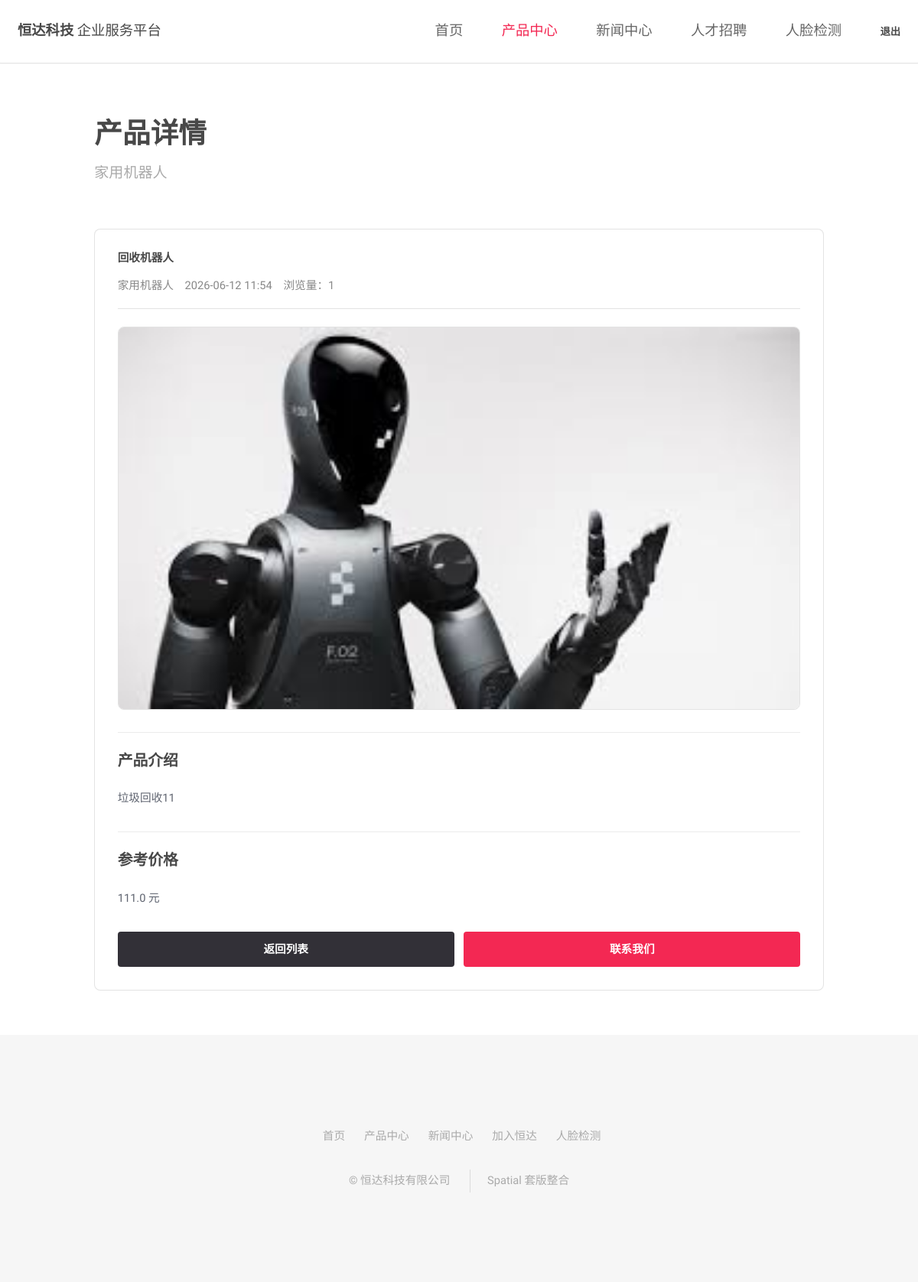
The app's page /productdetail/3/ (signed in) with its own data.
### app/models.py (models this page shows, shortened)
class Product(models.Model):
    PRODUCTS_CHOICES = (
        ("家用机器人", "家用机器人"),
        ("智能监控机器人", "智能监控机器人"),
        ("工业机器人", "工业机器人"),
    )
    title = models.CharField(max_length=50, verbose_name="产品标题")
    description = models.TextField(verbose_name="产品详情描述")
    productType = models.CharField(
        choices=PRODUCTS_CHOICES,
        max_length=50,
        verbose_name="产品类型",
    )
    price = models.DecimalField(
        max_digits=7,
        decimal_places=1,
        blank=True,
        null=True,
        verbose_name="产品价格",
    )
    publishDate = models.DateTimeField(max_length=20, default=timezone.now, verbose_name="发布时间")
    views = models.PositiveIntegerField("浏览量", default=0)
    class Meta:
        verbose_name = "产品"
        verbose_name_plural = "产品"
        ordering = ("-publishDate",)

class ProductImg(models.Model):
    product = models.ForeignKey(
        Product,
        related_name="productImgs",
        verbose_name="产品",
        on_delete=models.CASCADE,
    )
    photo = models.ImageField(upload_to="Product/", blank=True, verbose_name="产品图片")
    class Meta:
        verbose_name = "产品图片"
        verbose_name_plural = "产品图片"

### app/views.py (the view)
# urls.py: path("productdetail/<int:product_id>/", views.product_detail, name="productDetail"),
@member_login_required
def product_detail(request, product_id):
    product = get_object_or_404(
        Product.objects.prefetch_related("productImgs"),
        id=product_id,
    )
    Product.objects.filter(id=product.id).update(views=product.views + 1)
    product.views += 1
    product_slug = next(
        (slug for slug, name in PRODUCT_CATEGORY_MAP.items() if name == product.productType),
        "robot",
    )
    return render(
        request,
        "productDetail.html",
        {
            "active_menu": "products",
            "sub_menu": product_slug,
            "product": product,
            "product_slug": product_slug,
        },
    )

### app/views.py (called while the page is built)
def member_login_required(view_func):
    @wraps(view_func)
    def wrapper(request, *args, **kwargs):
        if not request.session.get("member_id"):
            return redirect("app:login")
        return view_func(request, *args, **kwargs)
    return wrapper

### templates/productDetail.html (shortened to what this page needs)
{% extends 'based.html' %}
{% block page_heading %}产品详情{% endblock %}
{% block page_subtitle %}{{ product.productType }}{% endblock %}
{% block content %}
    <article class="content-card product-detail">
        <header>
            <h1>{{ product.title }}</h1>
            <div class="article-meta">
                <span>{{ product.productType }}</span>
                <time>{{ product.publishDate|date:"Y-m-d H:i" }}</time>
                <span>浏览量：{{ product.views }}</span>
            </div>
        </header>
        <div class="product-gallery">
            {% for img in product.productImgs.all %}
                {% if img.photo %}
                    <img src="{{ img.photo.url }}" alt="{{ product.title }}">
                {% endif %}
            {% empty %}
                <div class="product-placeholder large">暂无图片</div>
            {% endfor %}
        </div>
        <section class="product-detail-section">
            <h3>产品介绍</h3>
            <div class="article-body">
                {{ product.description|linebreaks }}
            </div>
        </section>
        <section class="product-detail-section">
            <h3>参考价格</h3>
            <p>
                {% if product.price %}
                    {{ product.price }} 元
                {% else %}
                    面议
                {% endif %}
            </p>
        </section>
        <div class="split-actions">
            <a href="{% url 'app:products' product_slug %}" class="button">返回列表</a>
            <a href="{% url 'app:contact' %}" class="button special">联系我们</a>
        </div>
    </article>
{% endblock %}

### app/static/spatial/assets/css/main.css (style rules this page uses)
html, body, div, span, applet, object, iframe, h1, h2, h3, h4, h5, h6, p, blockquote, pre, a, abbr, acronym, address, big, cite, code, del, dfn, em, img, ins, kbd, q, s, samp, small, strike, strong, sub, sup, tt, var, b, u, i, center, dl, dt, dd, ol, ul, li, fieldset, form, label, legend, table, caption, tbody, tfoot, thead, tr, th, td, article, aside, canvas, details, embed, figure, figcaption, footer, header, hgroup, menu, nav, output, ruby, section, summary, time, mark, audio, video { margin: 0; padding: 0; border: 0; font-size: 100%; font: inherit; vertical-align: baseline; }
article, aside, details, figcaption, figure, footer, header, hgroup, menu, nav, section { display: block; }
body { line-height: 1; }
body { -webkit-text-size-adjust: none; }
*, *:before, *:after { -moz-box-sizing: border-box; -webkit-box-sizing: border-box; box-sizing: border-box; }
body { -ms-overflow-style: scrollbar; }
body { background: #fff; padding-top: 6em; }
body { background-color: #fff; color: #666; }
body, input, select, textarea { font-family: "Raleway", Arial, Helvetica, sans-serif; font-size: 13pt; font-weight: 400; line-height: 2em; }
@media screen and (max-width: 1680px) { body, input, select, textarea { font-size: 11pt; } }
@media screen and (max-width: 1280px) { body, input, select, textarea { font-size: 11pt; } }
a { text-decoration: underline; color: #f32853; }
p { margin: 0 0 2em 0; }
h1, h2, h3, h4, h5, h6 { color: #484848; font-weight: 700; line-height: 1em; margin: 0 0 1em 0; text-transform: uppercase; }
h3 { font-size: 1.35em; line-height: 1.5em; }
input[type="submit"], input[type="reset"], input[type="button"], button, .button { -moz-appearance: none; -webkit-appearance: none; -ms-appearance: none; appearance: none; -moz-transition: background-color 0.2s ease-in-out, color 0.2s ease-in-out; -webkit-transition: background-color 0.2s ease-in-out, color 0.2s ease-in-out; -ms-transition: background-color 0.2s ease-in-out, color 0.2s ease-in-out; transition: background-color 0.2s ease-in-out, color 0.2s ease-in-out; background-color: #323037; border-radius: 4px; color: #ffffff !important; border: 0; cursor: pointer; display: inline-block; font-weight: 700; height: 3.15em; line-height: 3.25em; padding: 0 2.2em; text-align: center; text-decoration: none; text-transform: uppercase; white-space: nowrap; }
input[type="submit"].special, input[type="reset"].special, input[type="button"].special, button.special, .button.special { background-color: #f32853; color: #ffffff !important; }

### app/static/spatial/css/site.css (style rules this page uses)
body { color: #5f6470; font-family: "Raleway", Arial, "Microsoft YaHei", sans-serif; }
.content-card { background: #fff; border: solid 1px rgba(144, 144, 144, 0.25); border-radius: 8px; padding: 2em; }
.content-card header { margin-bottom: 1.6em; }
.news-item time, .article-meta, .empty { color: #888; }
.article-meta { border-bottom: solid 1px rgba(144, 144, 144, 0.25); display: flex; flex-wrap: wrap; gap: 1em; margin-bottom: 1.5em; padding-bottom: 1em; }
.article-body { line-height: 1.9; }
.product-summary h3, .product-detail h1, .product-detail-section h3 { letter-spacing: 0; text-transform: none; }
.product-summary h3, .product-detail h1 { color: #484848; }
.product-gallery { display: grid; gap: 1em; margin-bottom: 2em; }
.product-gallery img { border: solid 1px rgba(144, 144, 144, 0.25); border-radius: 8px; display: block; height: auto; width: 100%; }
.product-detail-section { border-top: solid 1px rgba(144, 144, 144, 0.18); padding-top: 1.5em; }
.split-actions { display: flex; flex-wrap: wrap; gap: 0.85em; }
.split-actions > * { flex: 1 1 12em; }

### records on screen
Product: productType "家用机器人", title "回收机器人", publishDate "2026-06-12 11:54", views "1", description "垃圾回收11", price "111.0"
ProductImg: photo (picture)
